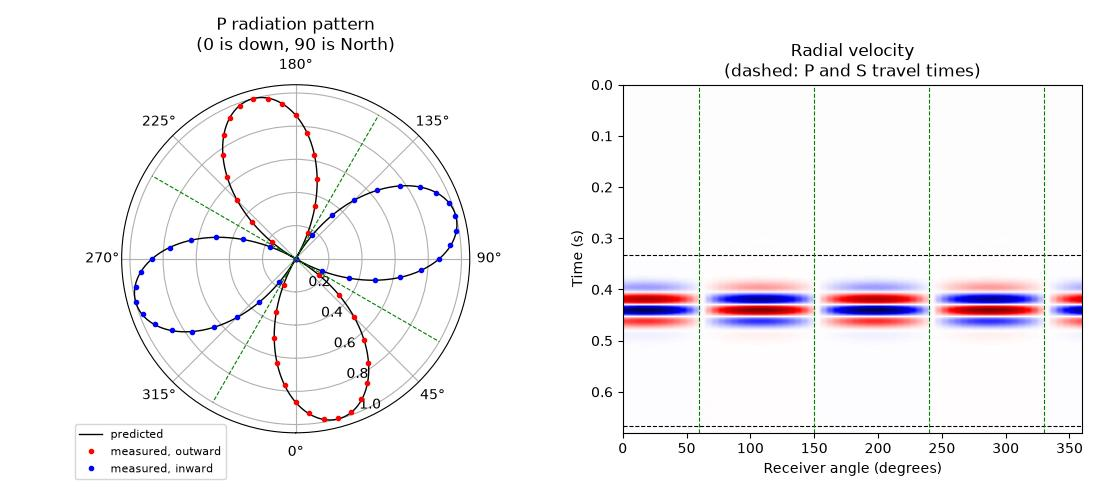

Source code (Python):
"""Builds an earthquake (moment tensor) source from body force couples."""

import math
import os

import matplotlib.pyplot as plt
import torch

import deepwave
from deepwave import elastic

device = torch.device("cuda" if torch.cuda.is_available() else "cpu")
# ``DEEPWAVE_SMOKE=1`` shrinks this example so that it can be run quickly as
# an automated check; the default sizes are the ones the text describes.
smoke = os.environ.get("DEEPWAVE_SMOKE") == "1"

# ---------------------------------------------------------------------
# 1. Fault geometry to moment tensor
# ---------------------------------------------------------------------
# Convention (Aki & Richards, Quantitative Seismology, 1980):
#
#   Frame: right-handed Cartesian (x1, x2, x3) = (North, East, Down).
#          Depth increases downwards, so x3 is positive downwards.
#   strike: azimuth of the fault's horizontal trace, in degrees, measured
#          clockwise from North, in the range [0, 360). The fault dips to
#          the right of the strike direction.
#   dip:   angle of the fault plane below horizontal, in degrees, in the
#          range [0, 90].
#   rake:  direction of slip of the hanging wall relative to the foot
#          wall, measured within the fault plane, in degrees, anticlockwise
#          from the strike direction, in the range (-180, 180]. rake = 0 is
#          left-lateral strike slip, rake = 90 is pure reverse (thrust)
#          slip, rake = -90 is pure normal slip.
#   m0:    scalar moment. Units of force times length (N m in SI). The
#          simulation below is 2-D, which represents a source that is
#          uniform and infinite in the direction out of the model plane,
#          so m0 here is a moment per unit length out of the plane
#          (N m / m, i.e. N). The value 1e12 N m / m is, for instance, a
#          moment of 1e15 N m (about magnitude 4) spread over a 1 km fault
#          length.
strike = 90.0
dip = 60.0
rake = 90.0
m0 = 1e12

strike_rad = math.radians(strike)
dip_rad = math.radians(dip)
rake_rad = math.radians(rake)

# The unit slip vector and the unit fault normal, in (North, East, Down).
slip = torch.tensor(
    [
        math.cos(rake_rad) * math.cos(strike_rad)
        + math.cos(dip_rad) * math.sin(rake_rad) * math.sin(strike_rad),
        math.cos(rake_rad) * math.sin(strike_rad)
        - math.cos(dip_rad) * math.sin(rake_rad) * math.cos(strike_rad),
        -math.sin(rake_rad) * math.sin(dip_rad),
    ],
    dtype=torch.float64,
)
normal = torch.tensor(
    [
        -math.sin(dip_rad) * math.sin(strike_rad),
        math.sin(dip_rad) * math.cos(strike_rad),
        -math.cos(dip_rad),
    ],
    dtype=torch.float64,
)

# The moment tensor of a shear dislocation is the symmetric outer product
# of the slip vector and the fault normal, scaled by the scalar moment.
moment_tensor = m0 * (torch.outer(slip, normal) + torch.outer(normal, slip))

# The same thing written out component by component, which is the form the
# relations are usually quoted in. The two must agree. The named products
# below are the combinations of angle functions that recur in them.
sin_dip_cos_rake = math.sin(dip_rad) * math.cos(rake_rad)
sin_2dip_sin_rake = math.sin(2 * dip_rad) * math.sin(rake_rad)
cos_dip_cos_rake = math.cos(dip_rad) * math.cos(rake_rad)
cos_2dip_sin_rake = math.cos(2 * dip_rad) * math.sin(rake_rad)
moment_tensor_components = torch.zeros(3, 3, dtype=torch.float64)
moment_tensor_components[0, 0] = -m0 * (
    sin_dip_cos_rake * math.sin(2 * strike_rad)
    + sin_2dip_sin_rake * math.sin(strike_rad) ** 2
)
moment_tensor_components[1, 1] = m0 * (
    sin_dip_cos_rake * math.sin(2 * strike_rad)
    - sin_2dip_sin_rake * math.cos(strike_rad) ** 2
)
moment_tensor_components[2, 2] = m0 * sin_2dip_sin_rake
moment_tensor_components[0, 1] = m0 * (
    sin_dip_cos_rake * math.cos(2 * strike_rad)
    + sin_2dip_sin_rake * math.sin(2 * strike_rad) / 2
)
moment_tensor_components[0, 2] = -m0 * (
    cos_dip_cos_rake * math.cos(strike_rad)
    + cos_2dip_sin_rake * math.sin(strike_rad)
)
moment_tensor_components[1, 2] = -m0 * (
    cos_dip_cos_rake * math.sin(strike_rad)
    - cos_2dip_sin_rake * math.cos(strike_rad)
)
moment_tensor_components[1, 0] = moment_tensor_components[0, 1]
moment_tensor_components[2, 0] = moment_tensor_components[0, 2]
moment_tensor_components[2, 1] = moment_tensor_components[1, 2]

# ---------------------------------------------------------------------
# 2. From the (North, East, Down) frame to Deepwave's grid
# ---------------------------------------------------------------------
# Deepwave orders its spatial dimensions slowest to fastest, (z, y, x) in
# 3-D and (y, x) in 2-D, and attaches no physical meaning to them: you
# choose. Here the model is a vertical cross-section in which
#
#   Deepwave y (first dimension)  = Down  = the frame's third axis,
#   Deepwave x (second dimension) = North = the frame's first axis.
#
# The fault above strikes East-West, so this cross-section is
# perpendicular to the strike and contains both the slip vector and the
# fault normal. A 2-D P-SV simulation can only carry the components of
# the moment tensor that lie in the model plane; the components involving
# the out-of-plane axis (East here) drive SH motion, which this
# simulation does not model.
in_plane = [2, 0]  # (Down, North) rows and columns of the moment tensor
moment_tensor_2d = moment_tensor[in_plane][:, in_plane]

# ---------------------------------------------------------------------
# 3. Model and survey
# ---------------------------------------------------------------------
vp = 3000.0
vs = 1500.0
rho = 2200.0
dx = 10.0
dt = 0.002
freq = 15.0
peak_time = 1.5 / freq
pml_width = 20

# Receivers sit on a circle around the source. The radius is measured in
# grid cells: 100 cells is 1000 m, five P wavelengths, which is far enough
# from the source for the far-field radiation pattern to have formed.
radius = 50 if smoke else 100
n_receivers = 36 if smoke else 72
# Enough time steps to reach the S wave travel time at that radius.
nt = 170 if smoke else 340

half_width = radius + pml_width + 5
ny = nx = 2 * half_width + 1
source_y = source_x = half_width

lamb, mu, buoyancy = deepwave.vpvsrho_to_lambmubuoyancy(
    torch.full((ny, nx), vp, device=device),
    torch.full((ny, nx), vs, device=device),
    torch.full((ny, nx), rho, device=device),
)

# The wavelet is the moment history M(t): the source amplitudes below are
# proportional to the moment itself, not to its time derivative.
wavelet = deepwave.wavelets.ricker(freq, nt, dt, peak_time).to(device)

angles = torch.arange(n_receivers, dtype=torch.float64) / n_receivers
angles = angles * 2 * math.pi
# Unit vector from the source towards each receiver, in Deepwave's (y, x)
# order, so the angle is measured from the downward axis towards North.
direction = torch.stack([torch.cos(angles), torch.sin(angles)], dim=-1)
receiver_locations = (
    (
        torch.tensor([source_y, source_x], dtype=torch.float64)
        + radius * direction
    )
    .to(torch.float32)[None]
    .to(device)
)

# ---------------------------------------------------------------------
# 4. Moment tensor to equivalent body force couples
# ---------------------------------------------------------------------
# A moment tensor component M_ij is a force couple: two opposing point
# forces in direction i, separated by a small distance along direction j.
# The equivalent body force density of a point moment tensor source at
# position s is f_i = -d/dx_j (M_ij delta(x - s)), so each couple is a
# finite difference approximation of a derivative of a point source: the
# force on the +j side of s is +M_ij, the force on the -j side is -M_ij,
# and the pair is divided by their separation (the lever arm) because a
# difference approximates a derivative only after dividing by the step.
# Deepwave's velocity sources are force *densities* (force per unit
# volume, see the units documentation), so each force is also divided by
# the volume of a grid cell. In 2-D that volume is dx * dx per unit
# length out of the plane.
#
# The two forces of a couple are placed half a cell either side of the
# source position, so their separation is one cell, dx. Deepwave reads
# float locations as physical positions in grid cells and removes each
# component's own staggered-grid half-cell offset itself: vy lives at
# (y + 1/2, x) and vx at (y, x + 1/2), so a vy force asked for at
# (y + 1/2, x) lands exactly on a vy node and is injected exactly, while
# one asked for at (y, x + 1/2) falls between nodes and is interpolated
# (Hicks, a windowed sinc). Working in physical positions means you do
# not have to do that bookkeeping yourself.
separation = torch.tensor(
    [[0.5, 0.0], [-0.5, 0.0], [0.0, 0.5], [0.0, -0.5]],
    dtype=torch.float64,
)
couple_locations = (
    (torch.tensor([source_y, source_x], dtype=torch.float64) + separation)
    .to(torch.float32)[None]
    .to(device)
)
lever_arm = dx
cell_volume = dx * dx


def couple_amplitudes(moment: torch.Tensor) -> tuple:
    """Body force density amplitudes for a 2-D moment tensor.

    Returns the amplitudes of the four forces in the y direction and the
    four in the x direction, in the order of ``couple_locations``.
    """
    # The first two positions are separated along y and so carry the
    # couples of M_yy (forces in y) and M_xy (forces in x); the second two
    # are separated along x and carry M_yx and M_xx.
    weights_y = torch.tensor(
        [moment[0, 0], -moment[0, 0], moment[0, 1], -moment[0, 1]],
        dtype=torch.float64,
    )
    weights_x = torch.tensor(
        [moment[1, 0], -moment[1, 0], moment[1, 1], -moment[1, 1]],
        dtype=torch.float64,
    )
    scale = 1.0 / (lever_arm * cell_volume)
    return (
        (weights_y * scale).to(torch.float32).to(device)[None, :, None]
        * wavelet,
        (weights_x * scale).to(torch.float32).to(device)[None, :, None]
        * wavelet,
    )


def propagate_couples(moment: torch.Tensor) -> torch.Tensor:
    """Propagates a 2-D moment tensor source and returns radial velocity."""
    amplitudes_y, amplitudes_x = couple_amplitudes(moment)
    out = elastic(
        lamb,
        mu,
        buoyancy,
        dx,
        dt,
        # The channel-keyed mapping form: with two source channels and two
        # receiver channels it says the same thing as the six flat keywords
        # it replaces, in half the lines and with each channel's amplitudes
        # and locations side by side. The flat form remains permanently
        # supported and is used by the other examples.
        sources={
            "y": (amplitudes_y, couple_locations),
            "x": (amplitudes_x, couple_locations),
        },
        receivers={"y": receiver_locations, "x": receiver_locations},
        pml_width=pml_width,
        pml_freq=freq,
    )
    return radial_velocity(out)


def radial_velocity(out: deepwave.PropagatorOutput) -> torch.Tensor:
    """Velocity along the source-receiver direction, positive outwards."""
    velocity_y = out.receiver_amplitudes_y[0].cpu().to(torch.float64)
    velocity_x = out.receiver_amplitudes_x[0].cpu().to(torch.float64)
    return (
        direction[:, 0, None] * velocity_y
        + direction[:, 1, None] * velocity_x
    )


# The double couple we are interested in.
radial_double_couple = propagate_couples(moment_tensor_2d)

# The same recipe applied to an isotropic moment tensor, M0 times the
# identity, which is an explosion. Its radiation pattern is uniform, so it
# provides the reference waveform against which the double couple's
# amplitudes are calibrated below.
radial_explosion = propagate_couples(torch.eye(2, dtype=torch.float64) * m0)

# An independent check of the recipe's overall sign and scale, using
# Deepwave's own explosive source. The body force above has an equivalent
# description as a stress glut: it adds -M_ij delta(x - s) to the stress.
# For an isotropic moment tensor M0 * w(t), and since pressure is minus
# the mean normal stress, that is a pressure of M0 * w(t) spread over one
# cell. Deepwave's pressure source is specified as a pressure *rate* (see
# the units documentation), so the equivalent amplitude is the time
# derivative of that, M0 * dw/dt / cell_volume.
out_pressure_source = elastic(
    lamb,
    mu,
    buoyancy,
    dx,
    dt,
    # ``"pressure_rate"`` names the quantity this propagator's scalar
    # source channel injects; ``"p"`` is a deprecated spelling of it.
    sources={
        "pressure_rate": (
            (m0 / cell_volume * torch.gradient(wavelet, spacing=dt)[0])[
                None, None
            ],
            torch.tensor([[[source_y, source_x]]], device=device),
        )
    },
    receivers={"y": receiver_locations, "x": receiver_locations},
    pml_width=pml_width,
    pml_freq=freq,
)
radial_pressure_source = radial_velocity(out_pressure_source)

# ---------------------------------------------------------------------
# 5. Measuring the P-wave radiation pattern
# ---------------------------------------------------------------------
# The window opens at the P travel time and closes at the S travel time,
# so it contains the P arrival and no S energy. Every receiver is the same
# distance from the source, so the P waveform is identical at all of them
# apart from a scale factor: that scale factor is the radiation pattern.
# Projecting each receiver's windowed trace onto the explosion's waveform
# therefore measures the pattern, and because the explosion's own pattern
# is M0 in every direction, the result is directly the P radiation pattern
# divided by M0.
time = torch.arange(nt, dtype=torch.float64) * dt
window = (time >= radius * dx / vp) & (time <= radius * dx / vs)
reference = radial_explosion[:, window].mean(dim=0)
reference_energy = (reference * reference).sum()


def pattern_of(radial: torch.Tensor) -> torch.Tensor:
    """Projects windowed traces onto the reference waveform."""
    return (radial[:, window] * reference).sum(dim=1) / reference_energy


measured = pattern_of(radial_double_couple)
measured_explosion = pattern_of(radial_explosion)
calibration = (
    radial_explosion[:, window] * radial_pressure_source[:, window]
).sum() / (radial_pressure_source[:, window] ** 2).sum()

# The far-field P-wave radiation pattern of a moment tensor is the moment
# tensor contracted twice with the unit source-receiver direction. For a
# double couple this equals 2 * M0 * (direction . slip)(direction . normal),
# so it vanishes where the direction is perpendicular to the slip vector or
# to the fault normal: the two nodal planes are the fault plane itself and
# the auxiliary plane perpendicular to the slip. They are indistinguishable
# from P polarities alone, which is the classic fault plane ambiguity.
predicted = torch.einsum(
    "ai,ij,aj->a", direction, moment_tensor_2d / m0, direction
)
slip_2d = slip[in_plane]
normal_2d = normal[in_plane]
nodal_angles = torch.tensor(
    [
        math.atan2(slip_2d[1], slip_2d[0]),
        math.atan2(normal_2d[1], normal_2d[0]),
    ],
    dtype=torch.float64,
)
nodal_angles = torch.cat([nodal_angles, nodal_angles + math.pi]) % (
    2 * math.pi
)

# ---------------------------------------------------------------------
# 6. Plot
# ---------------------------------------------------------------------
fig = plt.figure(figsize=(11, 5))
ax_polar = fig.add_subplot(1, 2, 1, projection="polar")
# Zero at the bottom of the plot, so the display is a cross-section with
# depth downwards and North to the right.
ax_polar.set_theta_zero_location("S")
dense_angles = torch.linspace(0, 2 * math.pi, 721, dtype=torch.float64)
dense_direction = torch.stack(
    [torch.cos(dense_angles), torch.sin(dense_angles)], dim=-1
)
dense_predicted = torch.einsum(
    "ai,ij,aj->a", dense_direction, moment_tensor_2d / m0, dense_direction
)
ax_polar.plot(
    dense_angles, dense_predicted.abs(), "k-", lw=1, label="predicted"
)
positive = measured > 0
ax_polar.plot(
    angles[positive],
    measured[positive].abs(),
    "r.",
    label="measured, outward",
)
ax_polar.plot(
    angles[~positive],
    measured[~positive].abs(),
    "b.",
    label="measured, inward",
)
for nodal_angle in nodal_angles:
    ax_polar.plot([nodal_angle, nodal_angle], [0, 1], "g--", lw=0.8)
ax_polar.set_title("P radiation pattern\n(0 is down, 90 is North)")
ax_polar.legend(loc="lower left", bbox_to_anchor=(-0.15, -0.15), fontsize=8)

ax_traces = fig.add_subplot(1, 2, 2)
limit = radial_double_couple.abs().max().item()
ax_traces.imshow(
    radial_double_couple.T,
    aspect="auto",
    cmap="seismic",
    vmin=-limit,
    vmax=limit,
    extent=(0.0, 360.0, nt * dt, 0.0),
)
for edge in (radius * dx / vp, radius * dx / vs):
    ax_traces.axhline(edge, color="k", ls="--", lw=0.8)
for nodal_angle in nodal_angles:
    ax_traces.axvline(math.degrees(nodal_angle), color="g", ls="--", lw=0.8)
ax_traces.set_xlabel("Receiver angle (degrees)")
ax_traces.set_ylabel("Time (s)")
ax_traces.set_title("Radial velocity\n(dashed: P and S travel times)")
plt.tight_layout()
plt.savefig("example_moment_tensor.jpg")

# ---------------------------------------------------------------------
# 7. Verification
# ---------------------------------------------------------------------
assert torch.allclose(
    moment_tensor, moment_tensor_components, rtol=1e-12, atol=1e-12 * m0
), "the two forms of the moment tensor relations disagree"

assert abs(calibration - 1) < 0.05, (
    "the couple recipe disagrees with Deepwave's own explosive source in "
    f"sign or amplitude: ratio {calibration:.4f}"
)

assert (measured_explosion - 1).abs().max() < 0.02, (
    "the isotropic source's measured radiation pattern is not uniform: "
    f"{measured_explosion.min():.4f} to {measured_explosion.max():.4f}"
)

assert (measured - predicted).abs().max() < 0.03, (
    "the measured P radiation pattern does not match the prediction: "
    f"largest difference {(measured - predicted).abs().max():.4f}"
)

lobes = predicted.abs() > 0.2
assert (
    torch.sign(measured[lobes]) == torch.sign(predicted[lobes])
).all(), (
    "the polarity of the measured radiation pattern does not match the "
    "prediction in every quadrant"
)

receiver_spacing = 2 * math.pi / n_receivers
for nodal_angle in nodal_angles:
    offset = (angles - nodal_angle + math.pi) % (2 * math.pi) - math.pi
    nearby = offset.abs() < math.pi / 4
    minimum = torch.argmin(
        torch.where(
            nearby, measured.abs(), torch.full_like(measured, math.inf)
        )
    )
    assert offset[minimum].abs() <= receiver_spacing, (
        "the radiation pattern's minimum is not at the predicted nodal "
        f"direction {math.degrees(nodal_angle):.1f} degrees"
    )
    assert measured[minimum].abs() < 0.02 * measured.abs().max(), (
        "the radiation pattern does not fall to zero at the predicted "
        f"nodal direction {math.degrees(nodal_angle):.1f} degrees"
    )

print(f"calibration against Deepwave's explosive source: {calibration:.4f}")
print(
    "largest difference from the predicted pattern: "
    f"{(measured - predicted).abs().max():.4f}"
)
